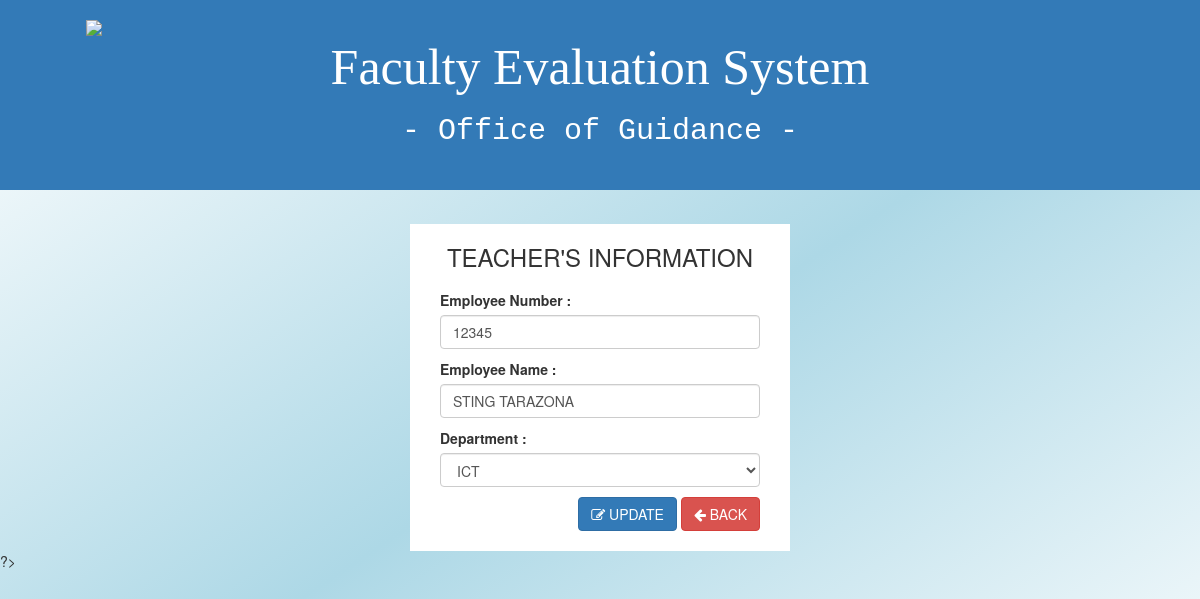
The app's page /functions/edit.php?edit=28 with its own data.
### tables this page shows
CREATE TABLE `teachers` (
  `id` int(11) NOT NULL,
  `emp_id` varchar(11) NOT NULL,
  `name` varchar(100) NOT NULL,
  `department` varchar(100) NOT NULL
);

### database/database.php (called while the page is built, shortened)
<?php
function connect(){
	$db = new PDO("mysql:host=localhost;dbname=scheduling_system","root","");
	return $db;
}
function teacherupdate($M_ID){
    $db = connect();
     $query = $db->prepare("SELECT * FROM teachers WHERE id = '$M_ID'");
     if($query->execute()){
         if($query->rowCount() == 1){
             return $result = $query->fetchAll();
         }
         else{
             return 0;
         }
     }
     else{
         $query->errorInfo();
     }
}
?>

### functions/edit.php (the view, shortened to what this page needs)
<?php
include '../database/database.php';
if(isset($_GET['edit'])){
$id=$_GET['edit'];
}
$data = teacherupdate($id);
        if($data){
              foreach($data as $r){
                $emp_id = $r['emp_id'];
                $name = $r['name'];
                $department = $r['department'];
              }
}
?>
<html>
<head>
  <link href="../style/bootstrap.min.css" rel="stylesheet">
  <link rel="stylesheet" href="../style/css/font-awesome.min.css" type="text/css">
  <link href="../style/master.css" rel="stylesheet">
</head>
<body style="background:linear-gradient(to bottom right,white,lightblue,white);">
  <header style="margin-bottom: 20px;">
    <div class="container-fluid bg-primary">
      <div class="row">
        <div class="container" style="padding: 20px 0px;">
          <div class="col-md-3">
            <div class="box">
                <img class="img-responsive" src="../images/logo.png">
            </div>
          </div>
          <div class="col-md-6 text-center">
              <h1 class="font"> Faculty Evaluation System </h1>
              <h1 class="font2"> - Office of Guidance - </h1>
          </div>
          <div class="col-md-3"></div>
        </div>
      </div>
    </div>
  </header>
<div class="container">
  <div class="">
    <form action="edit.php" method="POST">
      <div class="col-md-4"></div>
      <div class="col-md-4 bgwhite" style="padding: 20px 30px 20px 30px">
        <h3 align="center" style="margin: 0px 0px 20px 0px">TEACHER'S INFORMATION</h3>
        <div class="form-group">
          <label>Employee Number : </label>
          <input type="text" name="empnum" value="<?php echo $emp_id ?>"
          class="form-control botspace" size="30" height= "100" minlength="7" maxlength="7"
          title="example format: SRT-123" required style="margin-bottom: 10px; text-transform:uppercase;">
          <label>Employee Name : </label>
          <input type="text" name="name" value="<?php echo $name ?>"
          class="form-control botspace" required style="margin-bottom: 10px; text-transform:uppercase;">
          <label>Department : </label>
          <select name="dept" value="<?php echo $department ?>"
          class="form-control botspace" required style="margin-bottom: 10px;">
          <option value="<?php echo $department ?>"><?php echo $department ?></option>
          </select>
          <div class="pull-right">
            <button type="submit" name="update" class="btn btn-primary">
            <i class="fa fa-edit"></i> UPDATE</button>
            <a href="../chereg.php" class="btn btn-danger">
              <i class="fa fa-arrow-left"></i> BACK</a>
          </div>
        </div>
      </div>
      <div class="col-md-4"></div>
    </form>
  </div>
</div>
?>
</body>
</html>

### style/master.css (style rules this page uses)
.box { position: relative; margin: 0 auto; height: 150px; width: 150px; }
.font { font-family: impact; font-size: 50px; }
.font2 { font-family: monospace; font-size: 30px; }
.bgwhite { background-color: white; }

### records on screen
teachers: empnum "12345", name "STING TARAZONA", dept "ICT"
